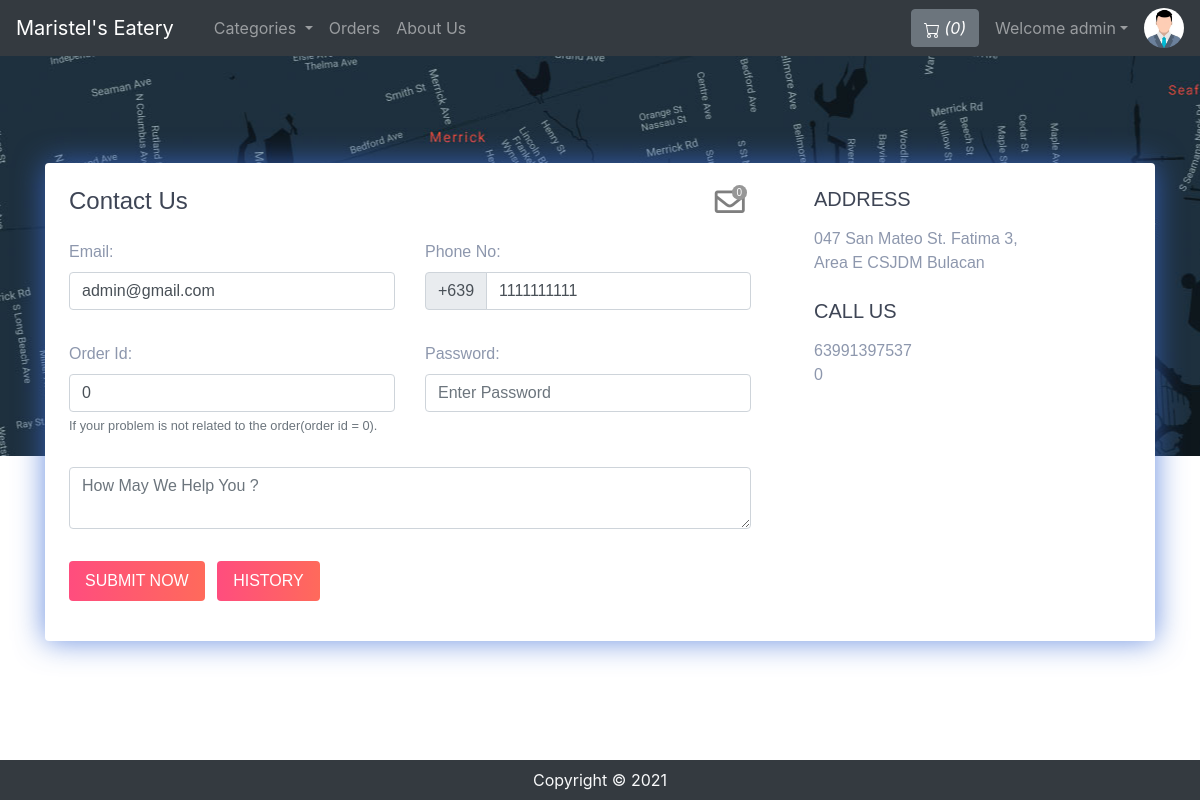
The app's page /contact.php (signed in) with its own data.
### tables this page shows
CREATE TABLE `sitedetail` (
  `tempId` int(11) NOT NULL,
  `systemName` varchar(21) NOT NULL,
  `email` varchar(35) NOT NULL,
  `contact1` bigint(21) NOT NULL,
  `contact2` bigint(21) DEFAULT NULL COMMENT 'Optional',
  `address` text NOT NULL,
  `dateTime` datetime NOT NULL DEFAULT current_timestamp()
);

CREATE TABLE `users` (
  `id` int(21) NOT NULL,
  `username` varchar(21) NOT NULL,
  `firstName` varchar(21) NOT NULL,
  `lastName` varchar(21) NOT NULL,
  `email` varchar(35) NOT NULL,
  `phone` bigint(19) NOT NULL,
  `userType` enum('0','1') NOT NULL DEFAULT '0' COMMENT '0=user\r\n1=admin',
  `password` varchar(255) NOT NULL,
  `joinDate` datetime NOT NULL DEFAULT current_timestamp()
);

### contact.php (the view, shortened to what this page needs)
<!doctype html>
<html lang="en">
  <head>
    <link rel="stylesheet" href="https://stackpath.bootstrapcdn.com/bootstrap/4.5.0/css/bootstrap.min.css">
    <link rel="stylesheet" href="https://use.fontawesome.com/releases/v5.8.2/css/all.css">
  </head>
  <body>
  <?php include 'partials/_dbconnect.php';?>
  <?php include 'partials/_nav.php';?>
      <div class="contact2" style="background-image:url(img/map.jpg);height: 400px;" id="contact">
        <div class="container">
          <div class="row contact-container">
            <div class="col-lg-12">
              <div class="card card-shadow border-0 mb-4">
                <div class="row">
                  <div class="col-lg-8">
                    <div class="contact-box p-4">
                      <div class="row">
                        <div class="col-lg-8">
                          <h4 class="title">Contact Us</h4>
                        </div>
                        <?php if($loggedin){ ?>
                          <div class="col-lg-4">
                            <div class="icon-badge-container mx-1" style="padding-left: 167px;">
                              <a href="#" data-toggle="modal" data-target="#adminReply"><i class="far fa-envelope icon-badge-icon"></i></a>
                              <div class="icon-badge"><b><span id="totalMessage">0</span></b></div>
                            </div>
                          </div>
                        <?php } ?>
                      </div>
                      <?php
                          $passSql = "SELECT * FROM users WHERE id='$userId'";
                          $passResult = mysqli_query($conn, $passSql);
                          $passRow=mysqli_fetch_assoc($passResult);
                          $email = $passRow['email'];
                          $phone = $passRow['phone'];
                      ?>
                      <form action="partials/_manageContactUs.php" method="POST">
                        <div class="row">
                          <div class="col-lg-6">
                            <div class="form-group mt-3">
                                <b><label for="email">Email:</label></b>
                                <input type="email" class="form-control" id="email" name="email" placeholder="Enter Your Email" required value="<?php echo $email ?>">
                            </div>
                          </div>
                          <div class="col-lg-6">
                            <div class="form-group mt-3">
                                <b><label for="phone">Phone No:</label></b>
                                <div class="input-group mb-3">
                                    <div class="input-group-prepend">
                                      <span class="input-group-text" id="basic-addon">+639</span>
                                    </div>
                                    <input type="tel" class="form-control" id="phone" name="phone" aria-describedby="basic-addon" placeholder="Enter Your Phone Number" required pattern="[0-9]{10}" value="<?php echo $phone ?>">
                                </div>
                            </div>
                          </div>
                          <div class="col-lg-6">
                            <div class="form-group mt-3">
                              <b><label for="orderId">Order Id:</label></b>
                              <input class="form-control" type="text" id="orderId" name="orderId" placeholder="Order Id" value="0">
                              <small id="orderIdHelp" class="form-text text-muted">If your problem is not related to the order(order id = 0).</small>
                            </div>
                          </div>
                          <div class="col-lg-6">
                            <div class="form-group mt-3">
                              <b><label for="password">Password:</label></b>
                              <input class="form-control" id="password" name="password" placeholder="Enter Password" type="password" placeholder="Enter Your Password" required data-toggle="password">
                            </div>
                          </div>
                          <div class="col-lg-12">
                            <div class="form-group  mt-3">
                                <textarea class="form-control" id="message" name="message" rows="2" required minlength="6" placeholder="How May We Help You ?"></textarea>
                            </div>
                          </div>
                          <?php if($loggedin){ ?>
                            <div class="col-lg-12">
                              <button type="submit" class="btn btn-danger-gradiant mt-3 mb-3 text-white border-0 py-2 px-3"><span> SUBMIT NOW <i class="ti-arrow-right"></i></span></button>
                              <button type="button" class="btn btn-danger-gradiant mt-3 mb-3 text-white border-0 py-2 px-3 mx-2" data-toggle="modal" data-target="#history"><span> HISTORY <i class="ti-arrow-right"></i></span></button>
                            </div>
                          <?php } ?>
                        </div>
                      </form>
                    </div>
                  </div>
                  <?php
                    $sql = "SELECT * FROM `sitedetail`";
                    $result = mysqli_query($conn, $sql);
                    $row = mysqli_fetch_assoc($result);
                    $address = $row['address'];
                    $contact1 = $row['contact1'];
                    $contact2 = $row['contact2'];
                    echo '<div class="detail-box p-4">
                            <h5 class="text-black font-weight-light mb-3">ADDRESS</h5>
                            <p class="text-black op-7">' .$address. '</p>
                            <h5 class="text-black font-weight-light mb-3 mt-4">CALL US</h5>
                            <p class="text-black op-7">' .$contact1. '
                              <br> ' .$contact2. '</p>
                          </div>
                        </div>';
                  ?>
                </div>
              </div>
            </div>
          </div>
        </div>
  <?php include 'partials/_footer.php';?>
  </body>
</html>

### partials/_nav.php (shortened to what this page needs)
<?php
$userId = '';
$loggedin = '';
$username = '';
if(isset($_SESSION['loggedin']) && $_SESSION['loggedin']==true){
  $loggedin= true;
  $userId = $_SESSION['userId'];
  $username = $_SESSION['username'];
}
else{
  $loggedin = false;
  $userId = 0;
}
  $sql = "SELECT * FROM `sitedetail`";
  $result = mysqli_query($conn, $sql);
  $row = mysqli_fetch_assoc($result);
  $systemName = $row['systemName'];
  echo '<nav class="navbar navbar-expand-lg navbar-dark bg-dark">
        <a class="navbar-brand" href="index.php">'.$systemName.'</a>
        <button class="navbar-toggler" type="button" data-toggle="collapse" data-target="#navbarSupportedContent" aria-controls="navbarSupportedContent" aria-expanded="false" aria-label="Toggle navigation">
          <span class="navbar-toggler-icon"></span>
        </button>
        <div class="collapse navbar-collapse" id="navbarSupportedContent">
          <ul class="navbar-nav mr-auto">
            <li class="nav-item active">
              <a class="nav-link" href="index.php"> <span class="sr-only">(current)</span></a>
            </li>
            <li class="nav-item dropdown">
              <a class="nav-link dropdown-toggle" href="#" id="navbarDropdown" role="button" data-toggle="dropdown" aria-haspopup="true" aria-expanded="false">
                Categories
              </a>
              <div class="dropdown-menu" aria-labelledby="navbarDropdown">';
              echo '</div>
            </li>
            <li class="nav-item">
              <a class="nav-link" href="viewOrder.php">Orders</a>
            </li>
            <li class="nav-item">
              <a class="nav-link" href="about.php">About Us</a>
            </li>
            </ul>
            ';
          $countsql = "SELECT SUM(`itemQuantity`) FROM `viewcart` WHERE `userId`=$userId AND status_id = 1";
          $countresult = mysqli_query($conn, $countsql);
          $countrow = mysqli_fetch_assoc($countresult);
          $count = $countrow['SUM(`itemQuantity`)'];
          if(!$count) {
            $count = 0;
          }
          echo '<a href="viewCart.php"><button type="button" class="btn btn-secondary mx-2" title="MyCart">
            <svg xmlns="img/cart.svg" width="16" height="16" fill="currentColor" class="bi bi-cart" viewBox="0 0 16 16">
              <path d="M0 1.5A.5.5 0 0 1 .5 1H2a.5.5 0 0 1 .485.379L2.89 3H14.5a.5.5 0 0 1 .491.592l-1.5 8A.5.5 0 0 1 13 12H4a.5.5 0 0 1-.491-.408L2.01 3.607 1.61 2H.5a.5.5 0 0 1-.5-.5zM3.102 4l1.313 7h8.17l1.313-7H3.102zM5 12a2 2 0 1 0 0 4 2 2 0 0 0 0-4zm7 0a2 2 0 1 0 0 4 2 2 0 0 0 0-4zm-7 1a1 1 0 1 1 0 2 1 1 0 0 1 0-2zm7 0a1 1 0 1 1 0 2 1 1 0 0 1 0-2z"/>
            </svg>
            <i class="bi bi-cart">(' .$count. ')</i>
          </button></a>';
          if($loggedin){
            echo '<ul class="navbar-nav mr-2">
              <li class="nav-item dropdown">
                <a class="nav-link dropdown-toggle" href="#" id="navbarDropdown" role="button" data-toggle="dropdown"> Welcome ' .$username. '</a>
                <div class="dropdown-menu" aria-labelledby="navbarDropdown">
                  <a class="dropdown-item" href="partials/_logout.php">Logout</a>
                </div>
              </li>
            </ul>
            <div class="text-center image-size-small position-relative">
              <a href="viewProfile.php"><img src="img/person-' .$userId. '.jpg" class="rounded-circle" onError="this.src = \'img/profilePic.jpg\'" style="width:40px; height:40px"></a>
            </div>';
          }
          else {
            echo '
            <button type="button" class="btn btn-success mx-2"  data-toggle="modal" data-target="#loginModal">Login</button>
            <button type="button" class="btn btn-success mx-2"  data-toggle="modal" data-target="#signupModal">SignUp</button>';
          }
    echo '</div>
      </nav>';
?>

### contact.php (style rules this page uses)
.icon-badge-container { position: absolute; }
.icon-badge-icon { font-size: 30px; color: rgb(0 0 0 / 50%); position: relative; }
.icon-badge { background-color: #979797;; font-size: 10px; color: white; text-align: center; width: 15px; height: 15px; border-radius: 49%; position: relative; top: -35px; left: 17px; }
.contact2 { font-family: "Montserrat", sans-serif; color: #8d97ad; font-weight: 300; background-position: center top; }
.contact2 h1, .contact2 h2, .contact2 h3, .contact2 h4, .contact2 h5, .contact2 h6 { color: #3e4555; }
.contact2 .card.card-shadow { -webkit-box-shadow: 0px 0px 30px rgba(115, 128, 157, 0.1); box-shadow: 0px 0px 30px rgba(61, 109, 214, 0.774); }
.contact2 .contact-container { position: relative; top: 107px; }
.contact2 .btn-danger-gradiant { background: #ff4d7e; background: -webkit-linear-gradient(legacy-direction(to right), #ff4d7e 0%, #ff6a5b 100%); background: -webkit-gradient(linear, left top, right top, from(#ff4d7e), to(#ff6a5b)); background: -webkit-linear-gradient(left, #ff4d7e 0%, #ff6a5b 100%); background: -o-linear-gradient(left, #ff4d7e 0%, #ff6a5b 100%); background: linear-gradient(to right, #ff4d7e 0%, #ff6a5b 100%); }

### records on screen
sitedetail: systemName "Maristel's Eatery", address "047 San Mateo St. Fatima 3, Area E CSJDM Bulacan", contact1 "63991397537", contact2 "0"
users: email "admin@gmail.com", phone "1111111111"

### other values on screen
$count "0"
$username "admin"
